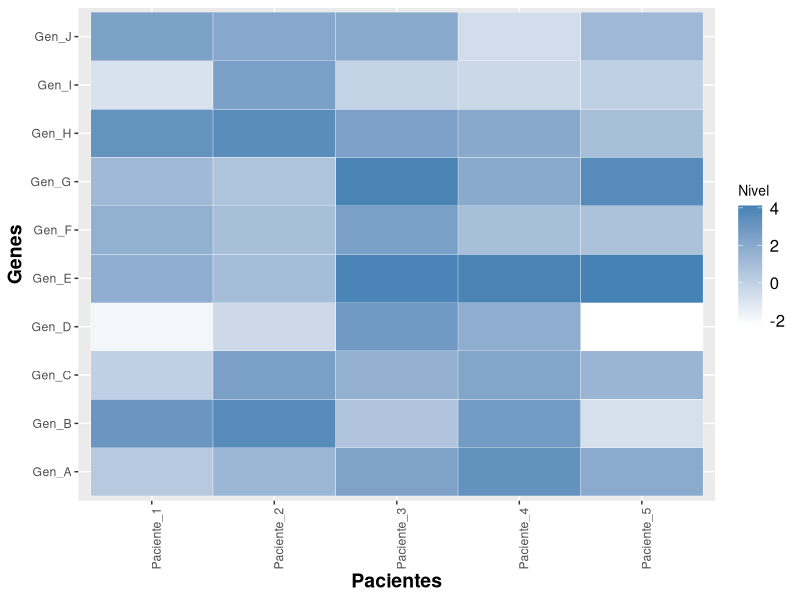

Here is the R script that generated this plot:

# --------------------------------------------------------------
# Mapa de calor
# --------------------------------------------------------------

# Cargar librerias
# --------------------------------------------------------------
install.packages("reshape2") # Instalar paquete modificar dataframes
library(reshape2) # Cargar la librería "reshape2"

#install.packages("ggplot2") # Instalar paquete de visualización gráfica
library(ggplot2) # Cargar la librería gráfica "ggplot2"


# Generar la matriz
# --------------------------------------------------------------

# Definir nombres de filas y columnas
nombre_genes <- paste(rep("Gen", 10), LETTERS[1:10], sep="_") # Nombres de Filas
nombre_pacientes <- paste(rep("Paciente", 5), seq(1,5,1), sep="_") # Nombres de Columnas

# Generar valores aleatorios de la matriz
valores <- data.frame(genes = nombre_genes, # Poner nombre a las columnas
                      matrix(rnorm(50, 2, 1.8),
                            nrow = length(nombre_genes),
                            ncol = length(nombre_pacientes))
                      )
# Poner nombre a las filas
names(valores)[2:(length(nombre_pacientes)+1)] <- nombre_pacientes

#Visualizar el conjunto de datos a mostrar en el mapa de calor
valores



# Reorganizar el dataframe para ponerlo en formato entendible por el mapa de calor
# --------------------------------------------------------------
datos <- melt(valores, id.vars = "genes")
names(datos)[2:3] <- c("paciente", "nivel")
head(datos)



# Visualizar el gráfico
# --------------------------------------------------------------
ggplot(datos, aes(paciente, genes )) +
  geom_tile(aes(fill = nivel), color = "white") +
  scale_fill_gradient(low = "white", high = "steelblue") +
  ylab("Genes") +
  xlab("Pacientes") +
  theme(legend.title = element_text(size = 10),
        legend.text = element_text(size = 12),
        plot.title = element_text(size=16),
        axis.title=element_text(size=14,face="bold"),
        axis.text.x = element_text(angle = 90, hjust = 1)) +
  labs(fill = "Nivel")
